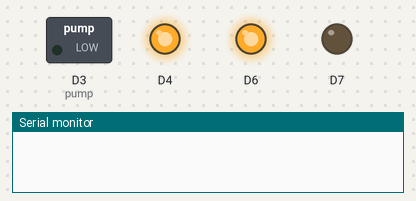
The sketch below on a simulated ESP8266 (NodeMCU). On the bench: switched loads named in the sketch (green lamp = pin HIGH), output pins drawn as LEDs (lit = HIGH), the last lines printed to the serial monitor.

Above: at 0.1 s.
At 1.2 s:
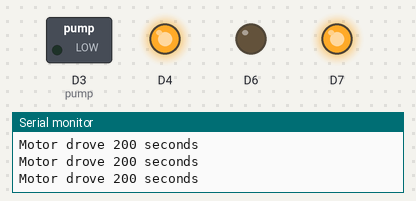
At 2.4 s:
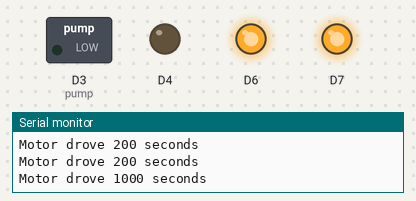
Timing chart, 0 to 3.9 s (numbered marks = the images above):
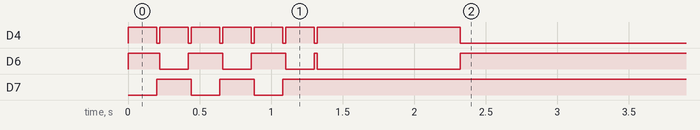

The sketch:

base_rotation.ino
```cpp
#include "motorDriver.h"

#define IN1   D6
#define IN2   D7
#define PWMA  D4 //base
#define pump  D3 //PUMP
#define PWMA1 D2 // pump
#define PWMA2 D5
#define pump D3
Motor base = Motor(IN1,IN2, PWMA);

void setup() {
  pinMode(pump, OUTPUT);
  digitalWrite(pump,LOW);

  for (int i = 0; i < 3; i ++) {

      base.drive(800,200);
    base.drive(-800,200);
    }
     base.drive(-600,1000);


}

void loop() {
  // put your main code here, to run repeatedly:

}
```

motorDriver.cpp
```cpp
#include "motorDriver.h"
#include <Arduino.h>

Motor::Motor(int In1pin, int In2pin, int PWMpin)
{
  In1 = In1pin;
  In2 = In2pin;
  PWM = PWMpin;

  pinMode(In1, OUTPUT);
  pinMode(In2, OUTPUT);
  pinMode(PWM, OUTPUT);
  digitalWrite(In1, LOW);
  digitalWrite(In2, LOW);

}

void Motor::drive(int speed)
{
  if (speed>=0) fwd(speed);
  else rev(-speed);
}
void Motor::drive(int speed, int duration)
{
  drive(speed);
  delay(duration);
  brake();
  Serial.print("Motor drove ");
  Serial.print(duration);
  Serial.println(" seconds");
  delay(10);
}

void Motor::fwd(int speed)
{
   digitalWrite(In1, HIGH);
   digitalWrite(In2, LOW);
   analogWrite(PWM, speed);

}

void Motor::rev(int speed)
{
   digitalWrite(In1, LOW);
   digitalWrite(In2, HIGH);
   analogWrite(PWM, speed);
}

void Motor::brake()
{
   digitalWrite(In1, HIGH);
   digitalWrite(In2, HIGH);
   analogWrite(PWM,0);
   delay(10);
}
```

motorDriver.h
```cpp
#ifndef motorDriver_h
#define motorDriver_h

#include <Arduino.h>

//used in some functions so you don't have to send a speed
#define DEFAULTSPEED 255


class Motor
{
  public:
    Motor(int In1pin, int In2pin, int PWMpin);
    void drive(int speed);

	// drive(), but with a delay(duration)
    void drive(int speed, int duration);

	//Stops motor by setting both input pins high
    void brake();

  private:
	int In1, In2, PWM;

	//private functions that spin the motor CC and CCW
	void fwd(int speed);
	void rev(int speed);
};

#endif
```
